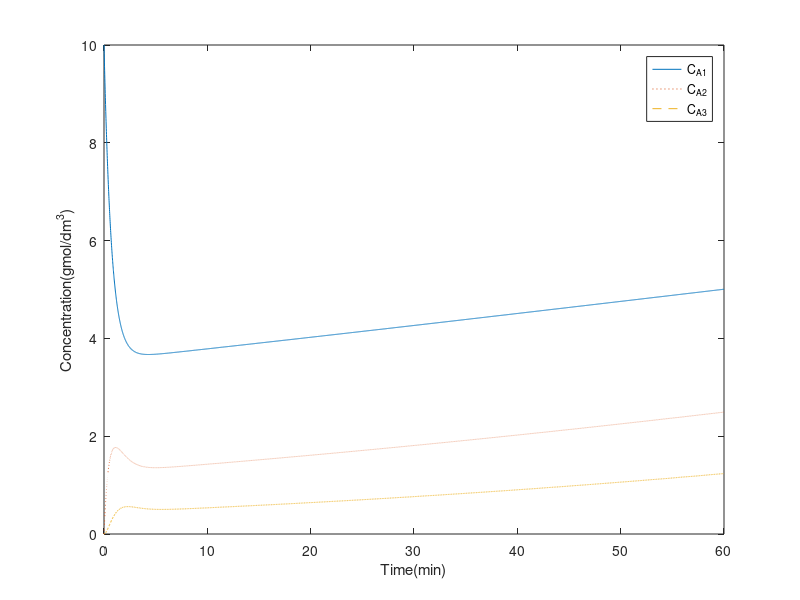

Reproduce this figure in MATLAB.
%initial conditions
v0 = 5; %inlet flow rate
V = 10; %Volume of each reactor
Ca0 = 10; %initial Ca (concentration of A species)
Cb0 = 0; %initial Cb (concentration of B species)
k = 0.9; %rate constant
kd = 0.01;%decay constant
tspan = 0:0.01:60; %time interval
y0 = [Ca0 0 0 1 1 1]; %initial concentrations of each reactor of A & initial values of catalyst activity 
%differential equations
dydt=@(t,y)[(v0*Ca0-v0*y(1)-k*V*y(4)*y(1))/V;(v0*y(1)-v0*y(2)-k*V*y(5)*y(2))/V;(v0*y(2)-v0*y(3)-k*V*y(6)*y(3))/V;-kd*y(4);-kd*y(5);-kd*y(6)];
[t,y] = ode45(dydt,tspan,y0); %ode45 inbuilt method using to solve the differential equations
figure(1);
plot(t,y(:,1),'-',t,y(:,2),':',t,y(:,3),'--'); %plotting graph between Ca1 & t,  Ca2 & t, Ca3 wrt t
xlabel('Time(min)'), ylabel('Concentration(gmol/dm^3)')  
legend('C_{A1}','C_{A2}','C_{A3}');